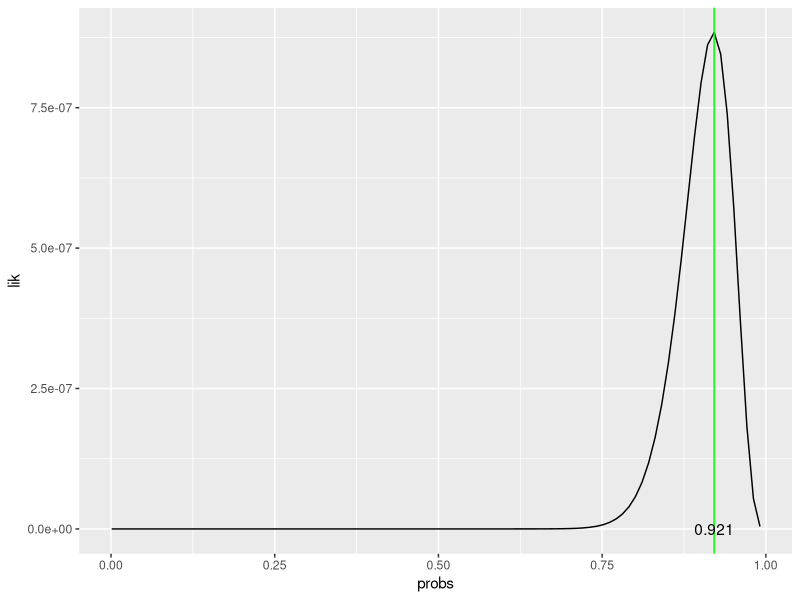

Generate this figure with R:
library(ggplot2)

lik.plot <- function(probs, lik){
  df <- data.frame(probs = probs, lik = lik)
  ggplot(data = df) + 
    geom_line(mapping = aes(x = probs, y = lik)) + 
    geom_vline(xintercept = probs[which.max(lik)], color = "green") +
    annotate("text", x = probs[which.max(lik)], y = 0, label = probs[which.max(lik)])
}

set.seed(0)
r <- rbinom(n = 50, size = 1, prob = 0.9)
r
probs <- seq(0.001, 1, 0.01)
lik <- exp(log(probs)*sum(r) + log(1-probs)*(sum(1-r)))

lik.plot(probs, lik)
